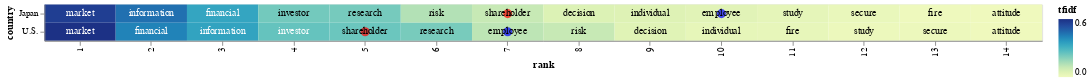

This figure's notebook cell:
### Code cell
import altair as alt

# Melt the grouped_tfidf_df DataFrame to long format, keeping 'country' as the identifier variable
tfidf_melted2 = grouped_tfidf_df.melt(id_vars=['country'], var_name='term', value_name='tfidf')

# Sort the melted DataFrame by 'country', 'tfidf', and 'term' columns
tfidf_melted2 = tfidf_melted2.sort_values(by=['country', 'tfidf', 'term'], ascending=[True, False, True])

# Create a 'rank' column indicating the rank of each term within each country
tfidf_melted2['rank'] = tfidf_melted2.groupby('country').cumcount() + 1

# Base chart definition with 'rank' on x-axis and 'country' on y-axis
base = alt.Chart(tfidf_melted2).encode(
    x='rank:O',
    y='country:N'
)

# Define heatmap using the 'tfidf' values for color encoding
heatmap = base.mark_rect().encode(
    color='tfidf:Q'
)

# Define red circles for terms in term_list1 ('shareholder')
circle_red2 = base.mark_circle(size=100).encode(
    color=alt.condition(
        alt.FieldOneOfPredicate(field='term', oneOf=term_list1),
        alt.value('red'),
        alt.value('#FFFFFF00')
    )
)

# Define blue circles for terms in term_list2 ('employee')
circle_blue2 = base.mark_circle(size=100).encode(
    color=alt.condition(
        alt.FieldOneOfPredicate(field='term', oneOf=term_list2),
        alt.value('blue'),
        alt.value('#FFFFFF00')
    )
)

# Add text labels to the heatmap, with color conditional on the 'tfidf' value
text = base.mark_text(baseline='middle').encode(
    text='term:N',
    color=alt.condition(alt.datum.tfidf >= 0.23, alt.value('white'), alt.value('black'))
)

# Combine heatmap, red circles, blue circles, and text labels into a single chart
(heatmap + circle_red2 + circle_blue2 + text).properties(width=1100)

### Figure 1 — Vega-Lite specification as saved in the notebook (floating-point values rounded to 4 significant figures)
{"config": {"view": {"continuousWidth": 300, "continuousHeight": 300}}, "layer": [{"mark": {"type": "rect"}, "encoding": {"color": {"field": "tfidf", "type": "quantitative"}, "x": {"field": "rank", "type": "ordinal"}, "y": {"field": "country", "type": "nominal"}}}, {"mark": {"type": "circle", "size": 100}, "encoding": {"color": {"condition": {"test": {"field": "term", "oneOf": ["shareholder"]}, "value": "red"}, "value": "#FFFFFF00"}, "x": {"field": "rank", "type": "ordinal"}, "y": {"field": "country", "type": "nominal"}}}, {"mark": {"type": "circle", "size": 100}, "encoding": {"color": {"condition": {"test": {"field": "term", "oneOf": ["employee"]}, "value": "blue"}, "value": "#FFFFFF00"}, "x": {"field": "rank", "type": "ordinal"}, "y": {"field": "country", "type": "nominal"}}}, {"mark": {"type": "text", "baseline": "middle"}, "encoding": {"color": {"condition": {"test": "(datum.tfidf >= 0.23)", "value": "white"}, "value": "black"}, "text": {"field": "term", "type": "nominal"}, "x": {"field": "rank", "type": "ordinal"}, "y": {"field": "country", "type": "nominal"}}}], "data": {"name": "data-165da421fa83af07d5308827c767060e"}, "width": 1100, "$schema": "https://vega.github.io/schema/vega-lite/v5.20.1.json", "datasets": {"data-165da421fa83af07d5308827c767060e": [{"country": "Japan", "term": "market", "tfidf": 0.535, "rank": 1}, {"country": "Japan", "term": "information", "tfidf": 0.4308, "rank": 2}, {"country": "Japan", "term": "financial", "tfidf": 0.3221, "rank": 3}, {"country": "Japan", "term": "investor", "tfidf": 0.2142, "rank": 4}, {"country": "Japan", "term": "research", "tfidf": 0.2108, "rank": 5}, {"country": "Japan", "term": "risk", "tfidf": 0.1275, "rank": 6}, {"country": "Japan", "term": "shareholder", "tfidf": 0.09625, "rank": 7}, {"country": "Japan", "term": "decision", "tfidf": 0.05392, "rank": 8}, {"country": "Japan", "term": "individual", "tfidf": 0.04964, "rank": 9}, {"country": "Japan", "term": "employee", "tfidf": 0.0417, "rank": 10}, {"country": "Japan", "term": "study", "tfidf": 0.02816, "rank": 11}, {"country": "Japan", "term": "secure", "tfidf": 0.01641, "rank": 12}, {"country": "Japan", "term": "fire", "tfidf": 0.002578, "rank": 13}, {"country": "Japan", "term": "attitude", "tfidf": 0.0007442, "rank": 14}, {"country": "U.S.", "term": "market", "tfidf": 0.5682, "rank": 1}, {"country": "U.S.", "term": "financial", "tfidf": 0.3968, "rank": 2}, {"country": "U.S.", "term": "information", "tfidf": 0.3281, "rank": 3}, {"country": "U.S.", "term": "investor", "tfidf": 0.2342, "rank": 4}, {"country": "U.S.", "term": "shareholder", "tfidf": 0.2246, "rank": 5}, {"country": "U.S.", "term": "research", "tfidf": 0.208, "rank": 6}, {"country": "U.S.", "term": "employee", "tfidf": 0.1139, "rank": 7}, {"country": "U.S.", "term": "risk", "tfidf": 0.09442, "rank": 8}, {"country": "U.S.", "term": "decision", "tfidf": 0.04371, "rank": 9}, {"country": "U.S.", "term": "individual", "tfidf": 0.02543, "rank": 10}, {"country": "U.S.", "term": "fire", "tfidf": 0.02216, "rank": 11}, {"country": "U.S.", "term": "study", "tfidf": 0.01, "rank": 12}, {"country": "U.S.", "term": "secure", "tfidf": 0.008921, "rank": 13}, {"country": "U.S.", "term": "attitude", "tfidf": 0.001687, "rank": 14}]}}
